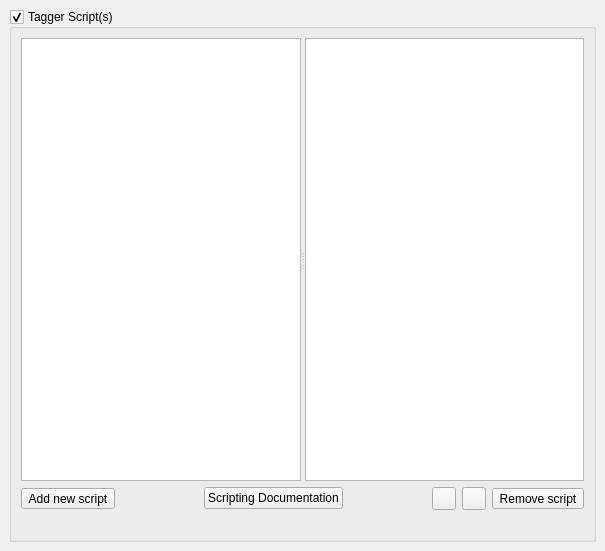
<?xml version="1.0" encoding="UTF-8"?>
<ui version="4.0">
 <class>ScriptingOptionsPage</class>
 <widget class="QWidget" name="ScriptingOptionsPage">
  <property name="geometry">
   <rect>
    <x>0</x>
    <y>0</y>
    <width>605</width>
    <height>551</height>
   </rect>
  </property>
  <layout class="QVBoxLayout">
   <property name="spacing">
    <number>6</number>
   </property>
   <property name="leftMargin">
    <number>9</number>
   </property>
   <property name="topMargin">
    <number>9</number>
   </property>
   <property name="rightMargin">
    <number>9</number>
   </property>
   <property name="bottomMargin">
    <number>9</number>
   </property>
   <item>
    <widget class="QGroupBox" name="enable_tagger_scripts">
     <property name="title">
      <string>Tagger Script(s)</string>
     </property>
     <property name="checkable">
      <bool>true</bool>
     </property>
     <layout class="QVBoxLayout" name="verticalLayout">
      <item>
       <widget class="QSplitter" name="splitter">
        <property name="sizePolicy">
         <sizepolicy hsizetype="Expanding" vsizetype="Expanding">
          <horstretch>0</horstretch>
          <verstretch>0</verstretch>
         </sizepolicy>
        </property>
        <property name="orientation">
         <enum>Qt::Horizontal</enum>
        </property>
        <property name="childrenCollapsible">
         <bool>false</bool>
        </property>
        <widget class="ScriptListWidget" name="script_list">
         <property name="sizePolicy">
          <sizepolicy hsizetype="MinimumExpanding" vsizetype="Expanding">
           <horstretch>0</horstretch>
           <verstretch>0</verstretch>
          </sizepolicy>
         </property>
         <property name="minimumSize">
          <size>
           <width>120</width>
           <height>0</height>
          </size>
         </property>
        </widget>
        <widget class="QWidget" name="formWidget" native="true">
         <layout class="QVBoxLayout" name="verticalLayout_2">
          <property name="leftMargin">
           <number>0</number>
          </property>
          <property name="topMargin">
           <number>0</number>
          </property>
          <property name="rightMargin">
           <number>0</number>
          </property>
          <property name="bottomMargin">
           <number>0</number>
          </property>
          <item>
           <widget class="QTextEdit" name="tagger_script">
            <property name="acceptRichText">
             <bool>false</bool>
            </property>
           </widget>
          </item>
         </layout>
        </widget>
       </widget>
      </item>
      <item>
       <layout class="QHBoxLayout" name="horizontalLayout">
        <item>
         <widget class="QToolButton" name="add_button">
          <property name="toolTip">
           <string>Add new script</string>
          </property>
          <property name="text">
           <string>Add new script</string>
          </property>
         </widget>
        </item>
        <item>
         <spacer name="horizontalSpacer_2">
          <property name="orientation">
           <enum>Qt::Horizontal</enum>
          </property>
          <property name="sizeHint" stdset="0">
           <size>
            <width>40</width>
            <height>20</height>
           </size>
          </property>
         </spacer>
        </item>
        <item>
         <widget class="QPushButton" name="scripting_documentation_button">
          <property name="sizePolicy">
           <sizepolicy hsizetype="Minimum" vsizetype="Fixed">
            <horstretch>0</horstretch>
            <verstretch>0</verstretch>
           </sizepolicy>
          </property>
          <property name="text">
           <string>Scripting Documentation</string>
          </property>
         </widget>
        </item>
        <item>
         <spacer name="horizontalSpacer">
          <property name="orientation">
           <enum>Qt::Horizontal</enum>
          </property>
          <property name="sizeHint" stdset="0">
           <size>
            <width>40</width>
            <height>20</height>
           </size>
          </property>
         </spacer>
        </item>
        <item>
         <widget class="QToolButton" name="move_up_button">
          <property name="toolTip">
           <string>Move script up</string>
          </property>
          <property name="icon">
           <iconset theme=":/images/16x16/go-up.png">
            <normaloff>.</normaloff>.</iconset>
          </property>
         </widget>
        </item>
        <item>
         <widget class="QToolButton" name="move_down_button">
          <property name="toolTip">
           <string>Move script down</string>
          </property>
          <property name="icon">
           <iconset theme=":/images/16x16/go-down.png">
            <normaloff>.</normaloff>.</iconset>
          </property>
         </widget>
        </item>
        <item>
         <widget class="QToolButton" name="remove_button">
          <property name="text">
           <string>Remove script</string>
          </property>
         </widget>
        </item>
       </layout>
      </item>
      <item>
       <widget class="QLabel" name="script_error">
        <property name="text">
         <string/>
        </property>
        <property name="alignment">
         <set>Qt::AlignCenter</set>
        </property>
       </widget>
      </item>
      <item>
       <layout class="QHBoxLayout" name="hlayout_doc"/>
      </item>
     </layout>
    </widget>
   </item>
  </layout>
 </widget>
 <customwidgets>
  <customwidget>
   <class>ScriptListWidget</class>
   <extends>QListWidget</extends>
   <header location="global">picard.ui.widgets.scriptlistwidget</header>
   <slots>
    <slot>remove_selected_script()</slot>
    <slot>add_script()</slot>
   </slots>
  </customwidget>
 </customwidgets>
 <tabstops>
  <tabstop>enable_tagger_scripts</tabstop>
  <tabstop>add_button</tabstop>
  <tabstop>script_list</tabstop>
  <tabstop>tagger_script</tabstop>
 </tabstops>
 <resources/>
 <connections>
  <connection>
   <sender>add_button</sender>
   <signal>clicked()</signal>
   <receiver>script_list</receiver>
   <slot>add_script()</slot>
   <hints>
    <hint type="sourcelabel">
     <x>85</x>
     <y>475</y>
    </hint>
    <hint type="destinationlabel">
     <x>170</x>
     <y>246</y>
    </hint>
   </hints>
  </connection>
  <connection>
   <sender>tagger_script</sender>
   <signal>textChanged()</signal>
   <receiver>ScriptingOptionsPage</receiver>
   <slot>live_update_and_check()</slot>
   <hints>
    <hint type="sourcelabel">
     <x>450</x>
     <y>267</y>
    </hint>
    <hint type="destinationlabel">
     <x>302</x>
     <y>275</y>
    </hint>
   </hints>
  </connection>
  <connection>
   <sender>script_list</sender>
   <signal>itemSelectionChanged()</signal>
   <receiver>ScriptingOptionsPage</receiver>
   <slot>script_selected()</slot>
   <hints>
    <hint type="sourcelabel">
     <x>170</x>
     <y>246</y>
    </hint>
    <hint type="destinationlabel">
     <x>302</x>
     <y>275</y>
    </hint>
   </hints>
  </connection>
  <connection>
   <sender>remove_button</sender>
   <signal>clicked()</signal>
   <receiver>script_list</receiver>
   <slot>remove_selected_script()</slot>
   <hints>
    <hint type="sourcelabel">
     <x>537</x>
     <y>475</y>
    </hint>
    <hint type="destinationlabel">
     <x>170</x>
     <y>246</y>
    </hint>
   </hints>
  </connection>
 </connections>
 <slots>
  <slot>live_update_and_check()</slot>
  <slot>script_selected()</slot>
  <slot>move_selected_script_up()</slot>
  <slot>move_selected_script_down()</slot>
 </slots>
</ui>
